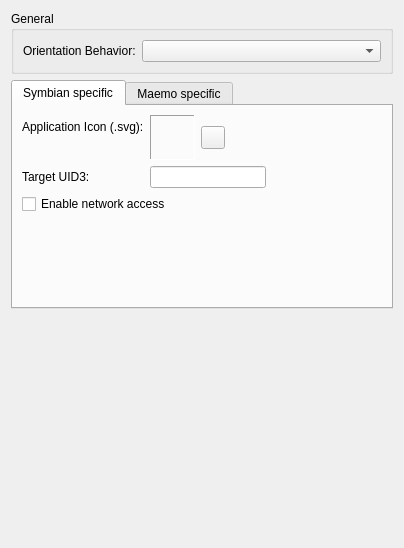
<?xml version="1.0" encoding="UTF-8"?>
<ui version="4.0">
 <class>MobileAppWizardOptionPage</class>
 <widget class="QWizardPage" name="MobileAppWizardOptionPage">
  <property name="geometry">
   <rect>
    <x>0</x>
    <y>0</y>
    <width>404</width>
    <height>548</height>
   </rect>
  </property>
  <property name="windowTitle">
   <string>WizardPage</string>
  </property>
  <layout class="QVBoxLayout" name="verticalLayout">
   <item>
    <widget class="QGroupBox" name="groupBox_2">
     <property name="title">
      <string>General</string>
     </property>
     <layout class="QGridLayout" name="gridLayout_2">
      <property name="verticalSpacing">
       <number>12</number>
      </property>
      <item row="0" column="0">
       <widget class="QLabel" name="orientationBehaviorLabel">
        <property name="sizePolicy">
         <sizepolicy hsizetype="Maximum" vsizetype="Preferred">
          <horstretch>0</horstretch>
          <verstretch>0</verstretch>
         </sizepolicy>
        </property>
        <property name="text">
         <string>Orientation Behavior:</string>
        </property>
        <property name="buddy">
         <cstring>orientationBehaviorComboBox</cstring>
        </property>
       </widget>
      </item>
      <item row="0" column="1">
       <widget class="QComboBox" name="orientationBehaviorComboBox"/>
      </item>
     </layout>
    </widget>
   </item>
   <item>
    <widget class="QTabWidget" name="platformsTabWidget">
     <property name="currentIndex">
      <number>0</number>
     </property>
     <widget class="QWidget" name="tab">
      <attribute name="title">
       <string>Symbian specific</string>
      </attribute>
      <layout class="QFormLayout" name="formLayout">
       <item row="0" column="0">
        <widget class="QLabel" name="symbianAppIconLabel">
         <property name="sizePolicy">
          <sizepolicy hsizetype="Maximum" vsizetype="Preferred">
           <horstretch>0</horstretch>
           <verstretch>0</verstretch>
          </sizepolicy>
         </property>
         <property name="text">
          <string>Application Icon (.svg):</string>
         </property>
         <property name="buddy">
          <cstring>symbianAppIconLoadToolButton</cstring>
         </property>
        </widget>
       </item>
       <item row="0" column="1">
        <layout class="QHBoxLayout" name="horizontalLayout">
         <item>
          <widget class="QLabel" name="symbianAppIconPreview">
           <property name="minimumSize">
            <size>
             <width>45</width>
             <height>45</height>
            </size>
           </property>
           <property name="maximumSize">
            <size>
             <width>45</width>
             <height>45</height>
            </size>
           </property>
           <property name="frameShape">
            <enum>QFrame::Panel</enum>
           </property>
           <property name="frameShadow">
            <enum>QFrame::Sunken</enum>
           </property>
          </widget>
         </item>
         <item>
          <widget class="QToolButton" name="symbianAppIconLoadToolButton">
           <property name="text">
            <string/>
           </property>
          </widget>
         </item>
         <item>
          <spacer name="horizontalSpacer">
           <property name="orientation">
            <enum>Qt::Horizontal</enum>
           </property>
           <property name="sizeHint" stdset="0">
            <size>
             <width>40</width>
             <height>20</height>
            </size>
           </property>
          </spacer>
         </item>
        </layout>
       </item>
       <item row="1" column="0">
        <widget class="QLabel" name="symbianTargetUid3Label">
         <property name="sizePolicy">
          <sizepolicy hsizetype="Maximum" vsizetype="Preferred">
           <horstretch>0</horstretch>
           <verstretch>0</verstretch>
          </sizepolicy>
         </property>
         <property name="text">
          <string>Target UID3:</string>
         </property>
         <property name="buddy">
          <cstring>symbianTargetUid3LineEdit</cstring>
         </property>
        </widget>
       </item>
       <item row="1" column="1">
        <layout class="QHBoxLayout" name="horizontalLayout_2">
         <item>
          <widget class="QLineEdit" name="symbianTargetUid3LineEdit"/>
         </item>
         <item>
          <spacer name="horizontalSpacer_2">
           <property name="orientation">
            <enum>Qt::Horizontal</enum>
           </property>
           <property name="sizeHint" stdset="0">
            <size>
             <width>40</width>
             <height>20</height>
            </size>
           </property>
          </spacer>
         </item>
        </layout>
       </item>
       <item row="2" column="0" colspan="2">
        <widget class="QCheckBox" name="symbianEnableNetworkChackBox">
         <property name="text">
          <string>Enable network access</string>
         </property>
        </widget>
       </item>
      </layout>
     </widget>
     <widget class="QWidget" name="tab_2">
      <attribute name="title">
       <string>Maemo specific</string>
      </attribute>
      <widget class="QLabel" name="maemoAppIconLabel">
       <property name="geometry">
        <rect>
         <x>9</x>
         <y>9</y>
         <width>155</width>
         <height>16</height>
        </rect>
       </property>
       <property name="text">
        <string>Application Icon (64x64):</string>
       </property>
      </widget>
      <widget class="QToolButton" name="maemoPngIconButton">
       <property name="geometry">
        <rect>
         <x>171</x>
         <y>10</y>
         <width>71</width>
         <height>70</height>
        </rect>
       </property>
       <property name="minimumSize">
        <size>
         <width>0</width>
         <height>0</height>
        </size>
       </property>
       <property name="maximumSize">
        <size>
         <width>16777215</width>
         <height>16777215</height>
        </size>
       </property>
       <property name="text">
        <string/>
       </property>
       <property name="iconSize">
        <size>
         <width>64</width>
         <height>64</height>
        </size>
       </property>
      </widget>
     </widget>
    </widget>
   </item>
   <item>
    <spacer name="verticalSpacer">
     <property name="orientation">
      <enum>Qt::Vertical</enum>
     </property>
     <property name="sizeHint" stdset="0">
      <size>
       <width>20</width>
       <height>40</height>
      </size>
     </property>
    </spacer>
   </item>
  </layout>
 </widget>
 <resources/>
 <connections/>
</ui>
